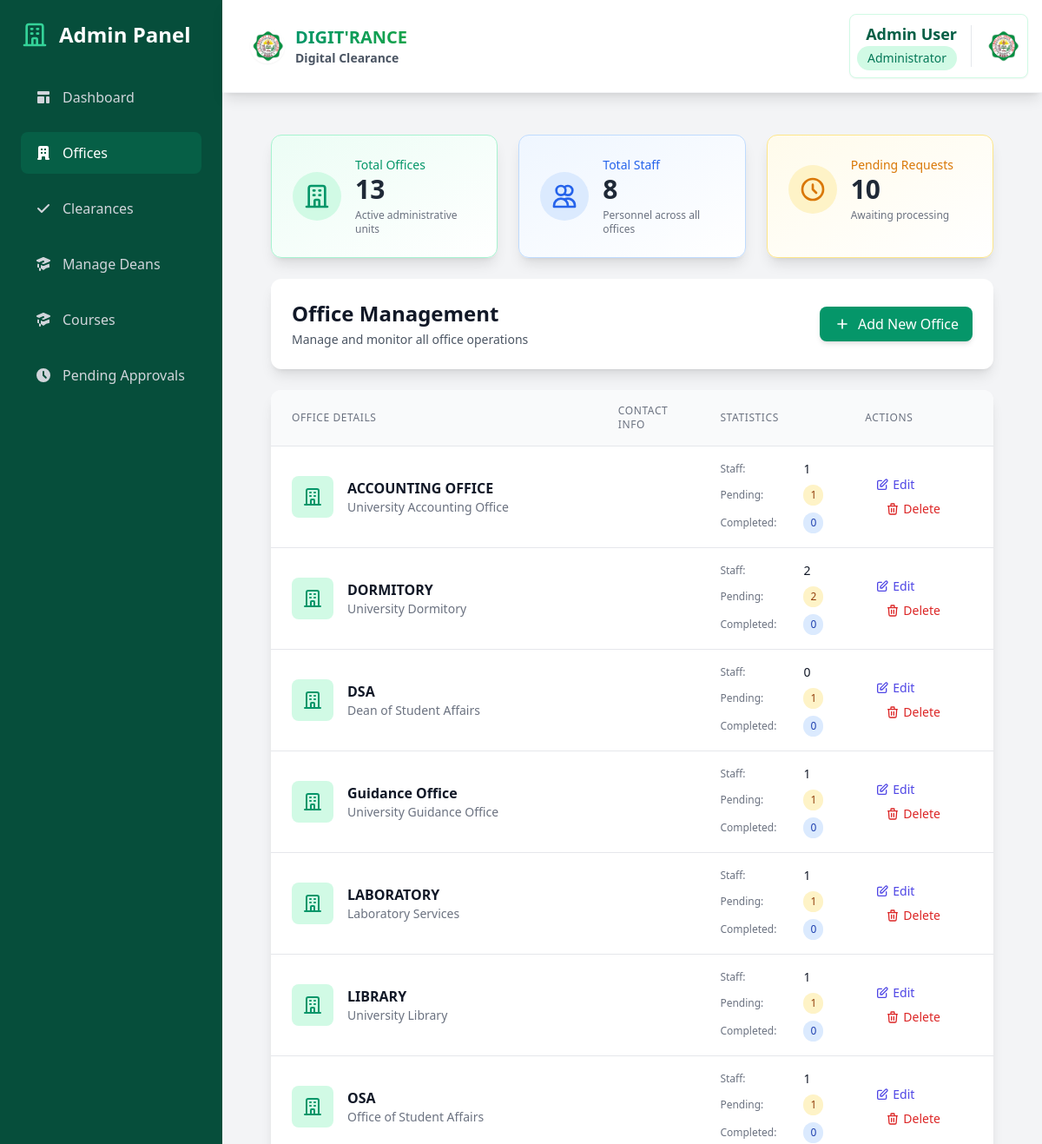
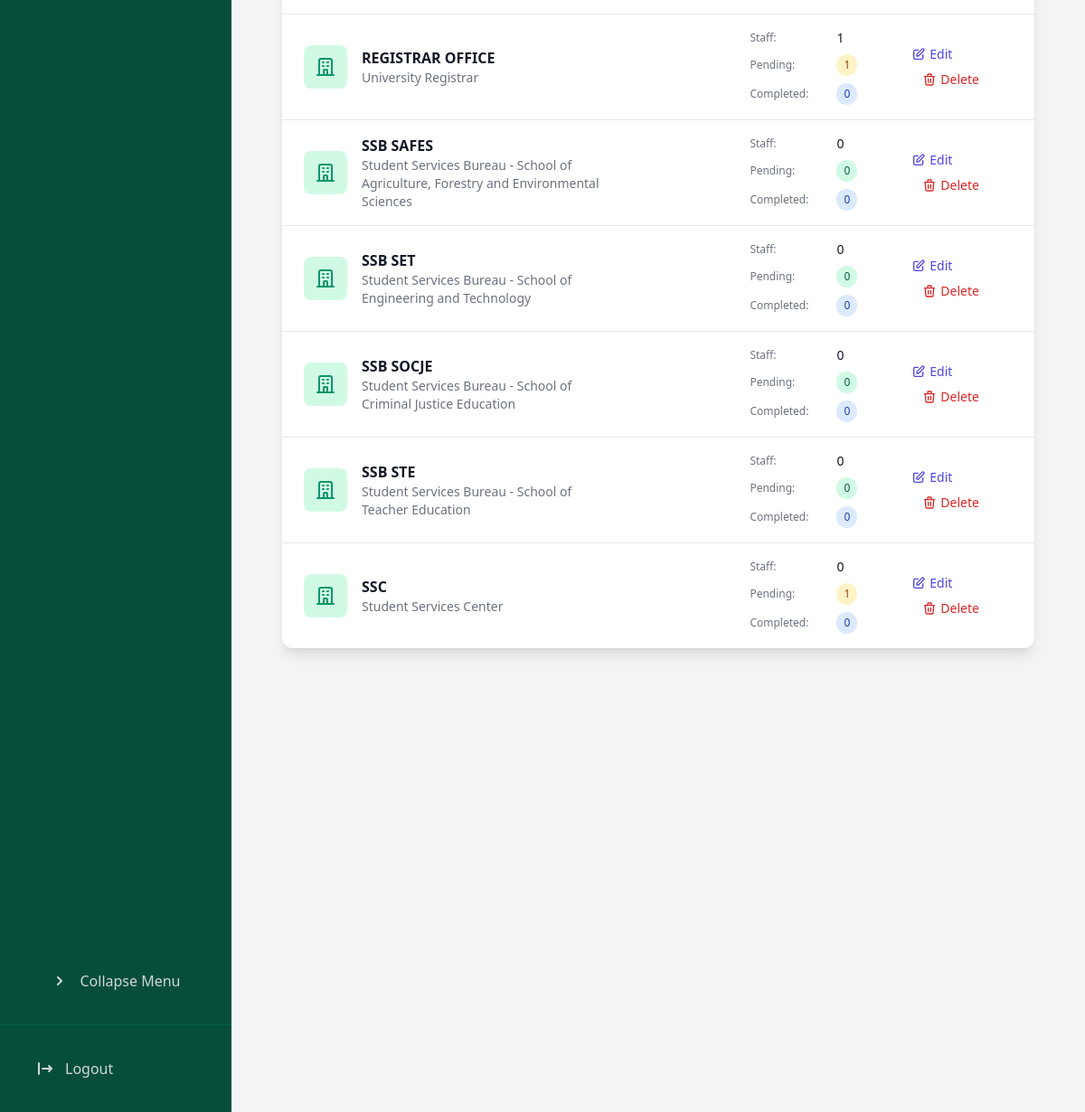
Page /dashboard/admin/offices/ (signed in) on the committed database (2 pictures, top to bottom).
### core/models.py (models this page shows, shortened)
class UserProfile(models.Model):
    user = models.OneToOneField(User, on_delete=models.CASCADE)
    profile_picture = models.ImageField(upload_to='admin_profiles/', null=True, blank=True)
    def get_profile_picture_url(self):
        return self.profile_picture.url if self.profile_picture else static('img/default-profile.png')

class Office(models.Model):
    OFFICE_TYPES = [
        ('SET', 'SET'),
        ('STE', 'STE'),
        ('SOCJE', 'SOCJE'),
        ('SAFES', 'SAFES'),
        ('SSB SET', 'SSB SET'),
        ('SSB STE', 'SSB STE'),
        ('SSB SOCJE', 'SSB SOCJE'),
        ('SSB SAFES', 'SSB SAFES'),
        ('OTHER', 'OTHER'),
    ]
    name = models.CharField(max_length=255, unique=True)
    office_type = models.CharField(max_length=50, choices=OFFICE_TYPES, default='OTHER')
    affiliated_dean = models.ForeignKey(Dean, on_delete=models.SET_NULL, null=True, blank=True)
    description = models.TextField(blank=True, null=True)
    location = models.CharField(max_length=255, blank=True, null=True)
    contact_number = models.CharField(max_length=50, blank=True, null=True)
    email = models.EmailField(blank=True, null=True)
    created_at = models.DateTimeField(auto_now_add=True)

### core/views.py (the view, shortened to what this page needs)
# urls.py: path('dashboard/admin/offices/', views.admin_offices, name='admin_offices'),
@login_required
@user_passes_test(lambda u: u.is_superuser)
def admin_offices(request):
    offices = Office.objects.annotate(
        staff_count=Count('staff'),
        pending_requests=Count('clearance_requests', filter=Q(clearance_requests__status='pending')),
        completed_requests=Count('clearance_requests', filter=Q(clearance_requests__status='completed')),
        total_requests=Count('clearance_requests')
    ).order_by('name')
    return render(request, 'admin/offices.html', {
        'offices': offices,
        'total_offices': offices.count(),
        'total_staff': Staff.objects.count(),
        'total_pending_requests': sum(office.pending_requests for office in offices),
    })

### templates/admin/offices.html (shortened to what this page needs)
{% extends 'admin/base_admin.html' %}
{% block admin_content %}
<div class="space-y-6">
    <div class="grid grid-cols-1 md:grid-cols-3 gap-6">
        <div class="bg-gradient-to-br from-emerald-50 to-white rounded-xl shadow-lg p-6 border border-emerald-200 transform hover:scale-105 transition-all duration-300">
            <div class="flex items-center">
                <div class="p-3 rounded-full bg-emerald-100 mr-4">
                    <svg class="w-8 h-8 text-emerald-600" fill="none" stroke="currentColor" viewBox="0 0 24 24">
                        <path stroke-linecap="round" stroke-linejoin="round" stroke-width="2" d="M19 21V5a2 2 0 00-2-2H7a2 2 0 00-2 2v16m14 0h2m-2 0h-5m-9 0H3m2 0h5M9 7h1m-1 4h1m4-4h1m-1 4h1m-5 10v-5a1 1 0 011-1h2a1 1 0 011 1v5m-4 0h4"/>
                    </svg>
                </div>
                <div>
                    <p class="text-sm font-medium text-emerald-600">Total Offices</p>
                    <h3 class="text-3xl font-bold text-gray-800">{{ total_offices }}</h3>
                    <p class="text-xs text-gray-500 mt-1">Active administrative units</p>
                </div>
            </div>
        </div>
        <div class="bg-gradient-to-br from-blue-50 to-white rounded-xl shadow-lg p-6 border border-blue-200 transform hover:scale-105 transition-all duration-300">
            <div class="flex items-center">
                <div class="p-3 rounded-full bg-blue-100 mr-4">
                    <svg class="w-8 h-8 text-blue-600" fill="none" stroke="currentColor" viewBox="0 0 24 24">
                        <path stroke-linecap="round" stroke-linejoin="round" stroke-width="2" d="M12 4.354a4 4 0 110 5.292M15 21H3v-1a6 6 0 0112 0v1zm0 0h6v-1a6 6 0 00-9-5.197M13 7a4 4 0 11-8 0 4 4 0 018 0z"/>
                    </svg>
                </div>
                <div>
                    <p class="text-sm font-medium text-blue-600">Total Staff</p>
                    <h3 class="text-3xl font-bold text-gray-800">{{ total_staff }}</h3>
                    <p class="text-xs text-gray-500 mt-1">Personnel across all offices</p>
                </div>
            </div>
        </div>
        <div class="bg-gradient-to-br from-amber-50 to-white rounded-xl shadow-lg p-6 border border-amber-200 transform hover:scale-105 transition-all duration-300">
            <div class="flex items-center">
                <div class="p-3 rounded-full bg-amber-100 mr-4">
                    <svg class="w-8 h-8 text-amber-600" fill="none" stroke="currentColor" viewBox="0 0 24 24">
                        <path stroke-linecap="round" stroke-linejoin="round" stroke-width="2" d="M12 8v4l3 3m6-3a9 9 0 11-18 0 9 9 0 0118 0z"/>
                    </svg>
                </div>
                <div>
                    <p class="text-sm font-medium text-amber-600">Pending Requests</p>
                    <h3 class="text-3xl font-bold text-gray-800">{{ total_pending_requests }}</h3>
                    <p class="text-xs text-gray-500 mt-1">Awaiting processing</p>
                </div>
            </div>
        </div>
    </div>
    <div class="bg-white rounded-xl shadow-lg p-6">
        <div class="flex justify-between items-center">
            <div>
                <h2 class="text-2xl font-bold text-gray-900">Office Management</h2>
                <p class="text-sm text-gray-600 mt-1">Manage and monitor all office operations</p>
            </div>
            <button onclick="openAddOfficeModal()"
                    class="inline-flex items-center px-4 py-2 bg-emerald-600 text-white rounded-lg hover:bg-emerald-700 transition-all duration-200 transform hover:scale-105 shadow-md">
                <svg class="w-5 h-5 mr-2" fill="none" stroke="currentColor" viewBox="0 0 24 24">
                    <path stroke-linecap="round" stroke-linejoin="round" stroke-width="2" d="M12 6v6m0 0v6m0-6h6m-6 0H6"/>
                </svg>
                Add New Office
            </button>
        </div>
    </div>
    <div class="bg-white rounded-xl shadow-lg overflow-hidden">
        <div class="overflow-x-auto">
            <table class="min-w-full divide-y divide-gray-200">
                <thead class="bg-gray-50">
                    <tr>
                        <th scope="col" class="px-6 py-4 text-left text-xs font-medium text-gray-500 uppercase tracking-wider">Office Details</th>
                        <th scope="col" class="px-6 py-4 text-left text-xs font-medium text-gray-500 uppercase tracking-wider">Contact Info</th>
                        <th scope="col" class="px-6 py-4 text-left text-xs font-medium text-gray-500 uppercase tracking-wider">Statistics</th>
                        <th scope="col" class="px-6 py-4 text-left text-xs font-medium text-gray-500 uppercase tracking-wider">Actions</th>
                    </tr>
                </thead>
                <tbody class="bg-white divide-y divide-gray-200">
                    {% for office in offices %}
                    <tr class="hover:bg-gray-50 transition-colors duration-200">
                        <td class="px-6 py-4">
                            <div class="flex items-center">
                                <div class="flex-shrink-0 h-12 w-12 bg-emerald-100 rounded-lg flex items-center justify-center">
                                    <svg class="h-6 w-6 text-emerald-600" fill="none" stroke="currentColor" viewBox="0 0 24 24">
                                        <path stroke-linecap="round" stroke-linejoin="round" stroke-width="2" d="M19 21V5a2 2 0 00-2-2H7a2 2 0 00-2 2v16m14 0h2m-2 0h-5m-9 0H3m2 0h5M9 7h1m-1 4h1m4-4h1m-1 4h1m-5 10v-5a1 1 0 011-1h2a1 1 0 011 1v5m-4 0h4"/>
                                    </svg>
                                </div>
                                <div class="ml-4">
                                    <div class="text-base font-semibold text-gray-900">{{ office.name }}</div>
                                    {% if office.description %}
                                    <div class="text-sm text-gray-500">{{ office.description }}</div>
                                    {% endif %}
                                </div>
                            </div>
                        </td>
                        <td class="px-6 py-4">
                        </td>
                        <td class="px-6 py-4">
                            <div class="space-y-2">
                                <div class="flex items-center">
                                    <div class="w-24 text-xs text-gray-500">Staff:</div>
                                    <span class="text-sm font-medium text-gray-900">{{ office.staff_count }}</span>
                                </div>
                                <div class="flex items-center">
                                    <div class="w-24 text-xs text-gray-500">Pending:</div>
                                    <span class="px-2 py-1 text-xs font-medium rounded-full {% if office.pending_requests > 0 %}bg-amber-100 text-amber-800{% else %}bg-emerald-100 text-emerald-800{% endif %}">
                                        {{ office.pending_requests }}
                                    </span>
                                </div>
                                <div class="flex items-center">
                                    <div class="w-24 text-xs text-gray-500">Completed:</div>
                                    <span class="px-2 py-1 text-xs font-medium rounded-full bg-blue-100 text-blue-800">
                                        {{ office.completed_requests }}
                                    </span>
                                </div>
                            </div>
                        </td>
                        <td class="px-6 py-4 text-sm font-medium space-x-3">
                            <button onclick="editOffice('{{ office.id }}')"
                                    class="text-indigo-600 hover:text-indigo-900 inline-flex items-center hover:bg-indigo-50 px-3 py-1 rounded-md transition-colors duration-200">
                                <svg class="w-4 h-4 mr-1" fill="none" stroke="currentColor" viewBox="0 0 24 24">
                                    <path stroke-linecap="round" stroke-linejoin="round" stroke-width="2" d="M11 5H6a2 2 0 00-2 2v11a2 2 0 002 2h11a2 2 0 002-2v-5m-1.414-9.414a2 2 0 112.828 2.828L11.828 15H9v-2.828l8.586-8.586z"/>
                                </svg>
                                Edit
                            </button>
                            <button onclick="deleteOffice('{{ office.id }}', '{{ office.name|escapejs }}')"
                                    class="text-red-600 hover:text-red-900 inline-flex items-center hover:bg-red-50 px-3 py-1 rounded-md transition-colors duration-200">
                                <svg class="w-4 h-4 mr-1" fill="none" stroke="currentColor" viewBox="0 0 24 24">
                                    <path stroke-linecap="round" stroke-linejoin="round" stroke-width="2" d="M19 7l-.867 12.142A2 2 0 0116.138 21H7.862a2 2 0 01-1.995-1.858L5 7m5 4v6m4-6v6m1-10V4a1 1 0 00-1-1h-4a1 1 0 00-1 1v3M4 7h16"/>
                                </svg>
                                Delete
                            </button>
                        </td>
                    </tr>
                    {% endfor %}
                </tbody>
            </table>
        </div>
    </div>
</div>
{% endblock %}

### templates/components/navbar.html (shortened to what this page needs)
{% load static %}
<header class="bg-white shadow-lg p-4 flex justify-between items-center border-b border-gray-100 sticky top-0 z-50">
    <div class="flex items-center">
        <h1 class="text-xl font-bold flex items-center ml-4 text-gray-800">
            <a href="{% url 'home' %}" class="flex items-center group">
                <img src="{% static 'img/permit_logo.png' %}" alt="JHCSC Logo" class="h-10 w-10 mr-3 rounded-full shadow-sm">
                <div class="flex flex-col">
                    <span class="text-gradient bg-clip-text text-transparent bg-gradient-to-r from-emerald-600 to-green-600 group-hover:from-emerald-700 group-hover:to-green-700 transition-all">
                    </span>
                    <span class="text-sm text-gray-600">Digital Clearance</span>
                </div>
            </a>
        </h1>    </div>
    <div class="flex items-center">
        {% if user.is_authenticated %}
            <div class="bg-white rounded-lg shadow-sm border border-emerald-100 hover:shadow-md transition-all duration-200">
                <div class="flex items-center space-x-4 p-2">
                    <div class="flex flex-col items-end">
                        <span class="font-semibold text-lg text-emerald-800">
                            {% if user.programchair %}
                                {{ user.programchair.user.get_full_name }}
                            {% elif user.student %}
                                {{ user.student.user.get_full_name }}
                            {% elif user.staff %}
                                {{ user.staff.user.get_full_name }}
                            {% elif user.is_superuser %}
                                {{ user.get_full_name }}
                            {% else %}
                                {{ user.get_full_name }}
                            {% endif %}
                        </span>
                        <span class="text-sm px-3 py-1 bg-emerald-100 text-emerald-700 rounded-full font-medium">
                            {% if user.programchair %}
                                Program Chair
                            {% elif user.student %}
                                Student
                            {% elif user.staff %}
                                {{ user.staff.office.name }} Staff
                            {% elif user.is_superuser %}
                                Administrator
                            {% endif %}
                        </span>
                    </div>
                    <div class="relative group">
                        {% if user.student %}
                            <img src="{{ user.student.get_profile_picture_url }}"
                                 alt="Profile"
                                 class="w-10 h-10 rounded-full object-cover">
                        {% elif user.programchair %}
                            <img src="{{ user.programchair.get_profile_picture_url }}"
                                 alt="Profile"
                                 class="w-10 h-10 rounded-full object-cover">
                        {% elif user.staff %}
                            <img src="{{ user.staff.get_profile_picture_url }}"
                                 alt="Profile"
                                 class="w-10 h-10 rounded-full object-cover">
                        {% elif user.is_superuser %}
                            {% if user.userprofile %}
                                <img src="{{ user.userprofile.get_profile_picture_url }}"
                                     alt="Profile"
                                     class="w-10 h-10 rounded-full object-cover">
                            {% else %}
                                <img src="{% static 'img/default-profile.png' %}"
                                     alt="Profile"
                                     class="w-10 h-10 rounded-full object-cover">
                            {% endif %}
                        {% endif %}
                    </div>
                </div>
            </div>
        {% endif %}
    </div>
</header>

### templates/components/navbar.html (style rules this page uses)
.text-gradient { background-size: 100%; -webkit-background-clip: text; -moz-background-clip: text; -webkit-text-fill-color: transparent; -moz-text-fill-color: transparent; }

### rows in the picture
Office: name "ACCOUNTING OFFICE", description "University Accounting Office", staff_count "1", pending_requests "1", completed_requests "0"
Office: name "DORMITORY", description "University Dormitory", staff_count "2", pending_requests "2", completed_requests "0"
Office: name "DSA", description "Dean of Student Affairs", staff_count "0", pending_requests "1", completed_requests "0"
Office: name "Guidance Office", description "University Guidance Office", staff_count "1", pending_requests "1", completed_requests "0"
Office: name "LABORATORY", description "Laboratory Services", staff_count "1", pending_requests "1", completed_requests "0"
Office: name "LIBRARY", description "University Library", staff_count "1", pending_requests "1", completed_requests "0"
Office: name "OSA", description "Office of Student Affairs", staff_count "1", pending_requests "1", completed_requests "0"
Office: name "REGISTRAR OFFICE", description "University Registrar", staff_count "1", pending_requests "1", completed_requests "0"
Office: name "SSB SAFES", description "Student Services Bureau - School of Agriculture, Forestry and Environmental Sciences", staff_count "0", pending_requests "0", completed_requests "0"
Office: name "SSB SET", description "Student Services Bureau - School of Engineering and Technology", staff_count "0", pending_requests "0", completed_requests "0"
Office: name "SSB SOCJE", description "Student Services Bureau - School of Criminal Justice Education", staff_count "0", pending_requests "0", completed_requests "0"
Office: name "SSB STE", description "Student Services Bureau - School of Teacher Education", staff_count "0", pending_requests "0", completed_requests "0"
Office: name "SSC", description "Student Services Center", staff_count "0", pending_requests "1", completed_requests "0"

### other values in the picture
{{ user.get_full_name }} "Admin User"
{{ total_offices }} "13"
{{ total_staff }} "8"
{{ total_pending_requests }} "10"
